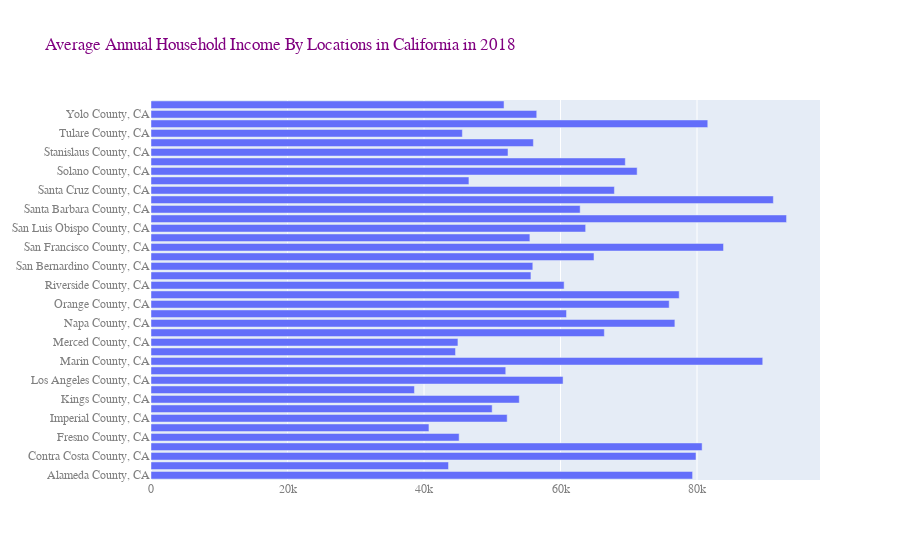

Notebook code for this chart:
### Code cell
import plotly.graph_objects as go

fig = go.Figure(go.Bar(
            x=loca["Household Income by Race"],
            y=loca["Geography"],
            orientation='h'
            ))
fig.update_layout(
    title="Average Annual Household Income By Locations in California in 2018",
    font_family="Courier New",
    font_color="gray",
    title_font_family="Times New Roman",
    title_font_color="Purple",
    legend_title_font_color="green"
)
fig.show()
from plotly.io import write_html
write_html(fig, "IncomeLocations.html")

### Figure 1 — Plotly figure (JSON) as saved in the notebook; plotly's stock layout.template omitted (floating-point values rounded to 4 significant figures)
{"data": [{"orientation": "h", "type": "bar", "x": [79350.0, 43592, 79850.0, 80750.0, 45150.0, 40720.0, 52190.0, 49990.0, 53960.0, 38600.0, 60380.0, 51980.0, 89630.0, 44620.0, 44970.0, 66420.0, 76760.0, 60880.0, 75920.0, 77390.0, 60530.0, 55670.0, 55940.0, 64910.0, 83880.0, 55510.0, 63680.0, 93119, 62880.0, 91190.0, 67900.0, 46580.0, 71230.0, 69500.0, 52310.0, 56030.0, 45620.0, 81580.0, 56520.0, 51730.0], "y": ["Alameda County, CA", "Butte County, CA", "Contra Costa County, CA", "El Dorado County, CA", "Fresno County, CA", "Humboldt County, CA", "Imperial County, CA", "Kern County, CA", "Kings County, CA", "Lake County, CA", "Los Angeles County, CA", "Madera County, CA", "Marin County, CA", "Mendocino County, CA", "Merced County, CA", "Monterey County, CA", "Napa County, CA", "Nevada County, CA", "Orange County, CA", "Placer County, CA", "Riverside County, CA", "Sacramento County, CA", "San Bernardino County, CA", "San Diego County, CA", "San Francisco County, CA", "San Joaquin County, CA", "San Luis Obispo County, CA", "San Mateo County, CA", "Santa Barbara County, CA", "Santa Clara County, CA", "Santa Cruz County, CA", "Shasta County, CA", "Solano County, CA", "Sonoma County, CA", "Stanislaus County, CA", "Sutter County, CA", "Tulare County, CA", "Ventura County, CA", "Yolo County, CA", "Yuba County, CA"]}], "layout": {"font": {"color": "gray", "family": "Courier New"}, "legend": {"title": {"font": {"color": "green"}}}, "title": {"font": {"color": "Purple", "family": "Times New Roman"}, "text": "Average Annual Household Income By Locations in California in 2018"}}}
